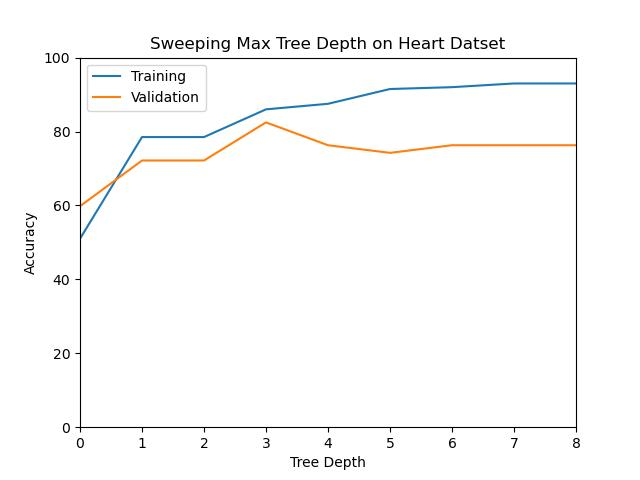

Generate this figure with Python:
#!/usr/bin/env python3

import pandas as pd
import numpy as np
import matplotlib.pyplot as plt

# data = [
# ]

# labels = [
#     "8b",
#     "10b",
#     "12b",
#     "14b",
#     "16b",
#     "18b",
#     "20b",
#     "22b",
# ]

plt.figure()
plt.xlim(0,8)
plt.ylim(0,100)

# Training
plt.plot([0,1,2,3,4,5,6,7,8], [51.0,78.5,78.5,86.0,87.5,91.5,92.0,93.0,93.0], label='Training')
plt.plot([0,1,2,3,4,5,6,7,8], [59.79,72.16,72.16,82.47,76.29,74.23,76.29,76.29,76.29], label='Validation')
plt.legend(loc='upper left')

plt.xlabel("Tree Depth")
plt.ylabel("Accuracy")
plt.title("Sweeping Max Tree Depth on Heart Datset")

plt.savefig('q4_graph.jpg')
